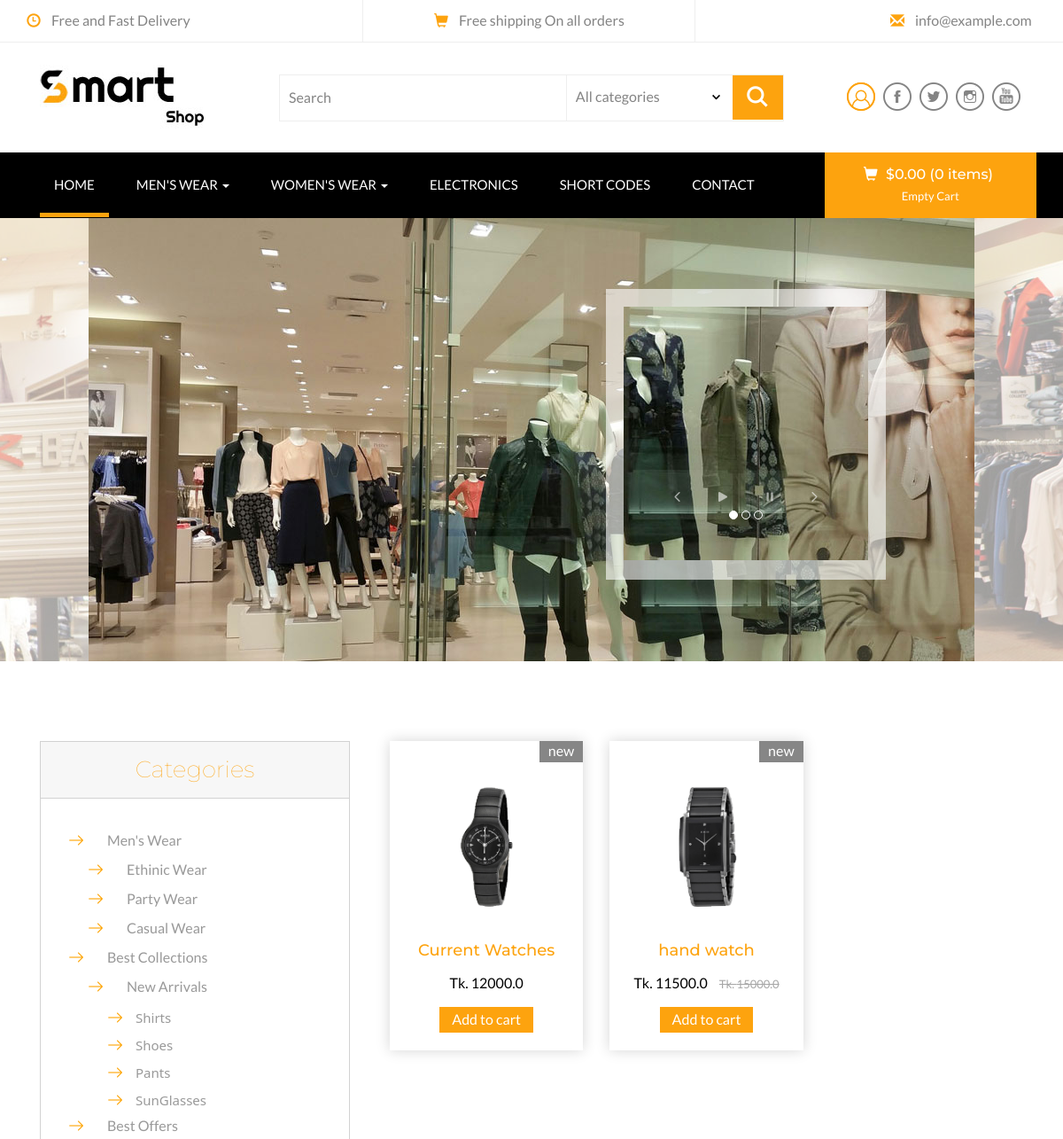
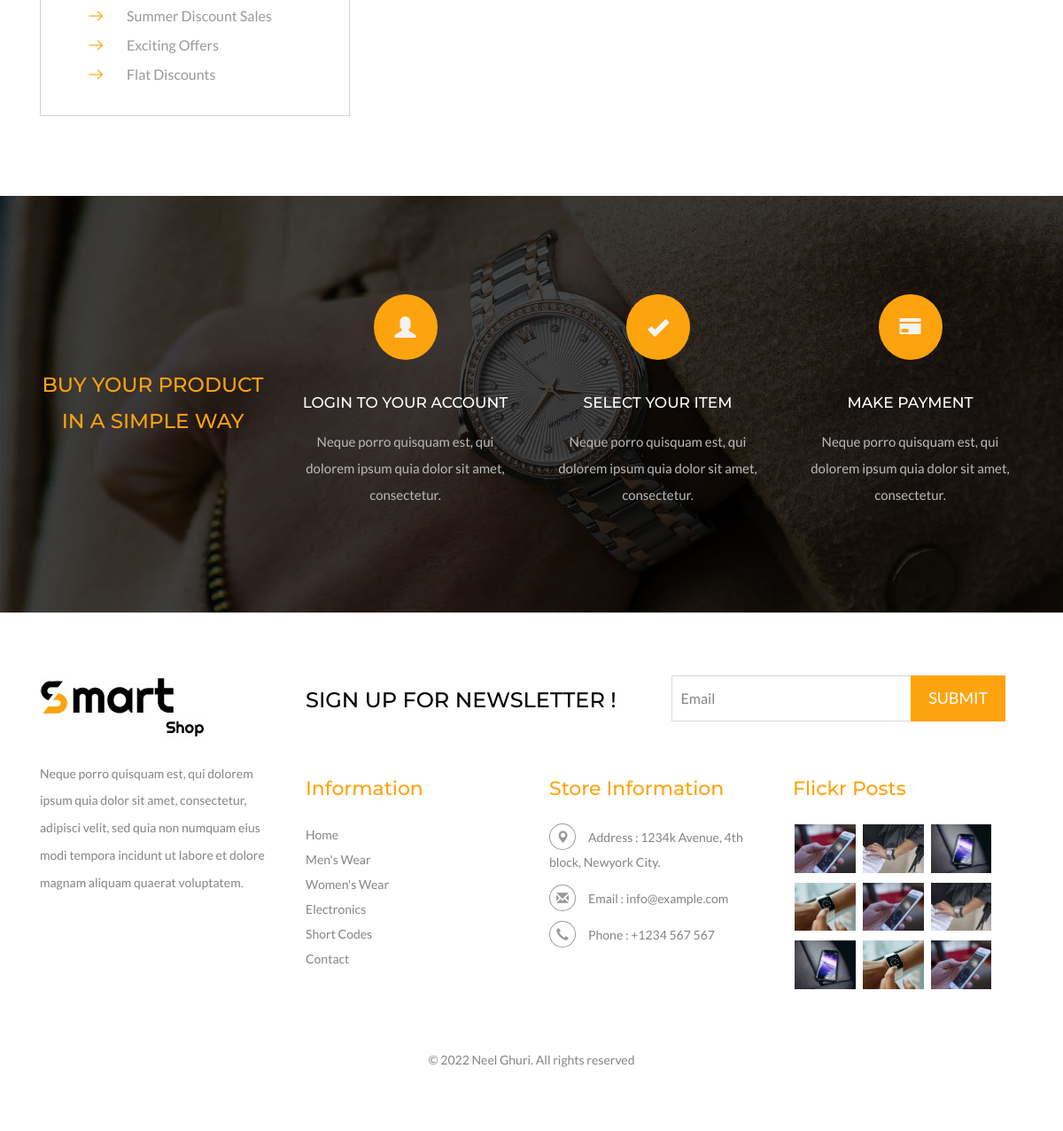
The page / on the database its author committed (2 pictures, top to bottom).
### store/models.py (models this page shows, shortened)
class Product(models.Model):
    name = models.CharField(max_length=250,blank=False,null=False)
    category=models.ForeignKey(Category, related_name="category", on_delete=models.CASCADE)
    preview_desc = models.CharField(max_length=255,verbose_name="Sort decription")
    description = models.TextField(max_length=1000,verbose_name="Decription")
    images=models.ImageField(upload_to='products', blank=False,null=False)
    price = models.FloatField()
    old_price=models.FloatField(default=0.00,blank=True,null=True)
    is_stock=models.BooleanField(default=True)
    slug=models.SlugField(unique=True)
    createdate=models.DateTimeField(auto_now_add=True)
    class Meta:
        ordering=['-createdate']
    def get_product_url(self):
        return reverse('store:product-details', kwargs={'slug':self.slug})

### store/views.py (the view)
# urls.py: path('',views.ProductsList.as_view(),name='index'),
class ProductsList(ListView):
    model= Product
    template_name='frontend/index.html'
    context_object_name='products'

### templates/frontend/index.html (shortened to what this page needs)
{% extends 'base.html' %}
{% block main_cotents %}
<div class="banner-grid">
	<div id="visual">
		<div class="slide-visual">
			<ul class="slide-group">
				<li><img class="img-responsive" src="static/assets/images/ba1.jpg" alt="Dummy Image" /></li>
				<li><img class="img-responsive" src="static/assets/images/ba2.jpg" alt="Dummy Image" /></li>
				<li><img class="img-responsive" src="static/assets/images/ba3.jpg" alt="Dummy Image" /></li>
			</ul>
			<div class="script-wrap">
				<ul class="script-group">
					<li><div class="inner-script"><img class="img-responsive" src="static/assets/images/baa2.jpg" alt="Dummy Image" /></div></li>
				</ul>
				<div class="slide-controller">
					<a href="#" class="btn-prev"><img src="static/assets/images/btn_prev.png" alt="Prev Slide" /></a>
					<a href="#" class="btn-play"><img src="static/assets/images/btn_play.png" alt="Start Slide" /></a>
					<a href="#" class="btn-pause"><img src="static/assets/images/btn_pause.png" alt="Pause Slide" /></a>
					<a href="#" class="btn-next"><img src="static/assets/images/btn_next.png" alt="Next Slide" /></a>
				</div>
			</div>
		</div>
	</div>
</div>
<div class="men-wear">
	<div class="container">
		<div class="col-md-4 products-left">
			<div class="css-treeview">
				<h4>Categories</h4>
				<ul class="tree-list-pad">
					<li><input type="checkbox" checked="checked" id="item-0" /><label for="item-0">Men's Wear</label>
						<ul>
							<li><input type="checkbox" id="item-0-0" /><label for="item-0-0">Ethinic Wear</label>
							</li>
							<li><input type="checkbox"  id="item-0-1" /><label for="item-0-1">Party Wear</label>
							</li>
							<li><input type="checkbox"  id="item-0-2" /><label for="item-0-2">Casual Wear</label>
							</li>
						</ul>
					</li>
					<li><input type="checkbox" id="item-1" checked="checked" /><label for="item-1">Best Collections</label>
						<ul>
							<li><input type="checkbox" checked="checked" id="item-1-0" /><label for="item-1-0">New Arrivals</label>
								<ul>
									<li><a href="mens.html">Shirts</a></li>
									<li><a href="mens.html">Shoes</a></li>
									<li><a href="mens.html">Pants</a></li>
									<li><a href="mens.html">SunGlasses</a></li>
								</ul>
							</li>
						</ul>
					</li>
					<li><input type="checkbox" checked="checked" id="item-2" /><label for="item-2">Best Offers</label>
						<ul>
							<li><input type="checkbox"  id="item-2-0" /><label for="item-2-0">Summer Discount Sales</label>
							</li>
							<li><input type="checkbox" id="item-2-1" /><label for="item-2-1">Exciting Offers</label>
							</li>
							<li><input type="checkbox" id="item-2-2" /><label for="item-2-2">Flat Discounts</label>
							</li>
						</ul>
					</li>
				</ul>
			</div>
		</div>
		<div class="col-md-8 products-right" style="margin-top: -30px;">
			{% for product in products %}
			<div class="col-md-4 product-men yes-marg">
				<div class="men-pro-item simpleCart_shelfItem">
					<div class="men-thumb-item">
						<img src="{{product.images.url}}" alt="" class="pro-image-front">
							<span class="product-new-top">New</span>
					</div>
					<div class="item-info-product ">
						<h4><a href="{{product.get_product_url}}">{{product.name}}</a></h4>
						<div class="info-product-price" >
							<span class="item_price" style="font-size:16px">Tk. {{product.price}}</span>
							{% if product.old_price %}
							<del style="font-size:13px">Tk. {{product.old_price}}</del>
							{% endif %}
						</div>
						<a href="#" class="item_add single-item hvr-outline-out button2">Add to cart</a>
					</div>
				</div>
			</div>
			{% endfor %}
		</div>
		<div class="clearfix"></div>
	</div>
</div>
{% endblock %}

### templates/base.html (shortened to what this page needs)
<!DOCTYPE html>
<html>
<head>
{% load static %}
<link href="{% static 'assets/css/bootstrap.css' %}" rel="stylesheet" type="text/css" media="all" />
<link rel="stylesheet" href="{% static 'assets/css/flexslider.css' %}" type="text/css" media="screen" />
<link href="{% static 'assets/css/style.css' %}" rel="stylesheet" type="text/css" media="all" />
<link href="{% static '/css/pignose.layerslider.css' %}" rel="stylesheet" type="text/css' %}" media="all" />
</head>
<body>
<div class="header">
	<div class="container">
		<ul>
			<li><span class="glyphicon glyphicon-time" aria-hidden="true"></span>Free and Fast Delivery</li>
			<li><span class="glyphicon glyphicon-shopping-cart" aria-hidden="true"></span>Free shipping On all orders</li>
			<li><span class="glyphicon glyphicon-envelope" aria-hidden="true"></span><a href="mailto:info@example.com">info@example.com</a></li>
		</ul>
	</div>
</div>
<div class="header-bot">
	<div class="container">
		<div class="col-md-3 header-left">
			<h1><a href="index.html"><img src="{% static 'assets/images/logo3.jpg' %}"></a></h1>
		</div>
		<div class="col-md-6 header-middle">
			<form>
				<div class="search">
					<input type="search" value="Search" onfocus="this.value = '';" onblur="if (this.value == '') {this.value = 'Search';}" required="">
				</div>
				<div class="section_room">
					<select id="country" onchange="change_country(this.value)" class="frm-field required">
						<option value="null">All categories</option>
					</select>
				</div>
				<div class="sear-sub">
					<input type="submit" value=" ">
				</div>
			</form>
		</div>
		<div class="col-md-3 header-right footer-bottom">
			<ul>
				<li><a href="#" class="use1" data-toggle="modal" data-target="#myModal4"><span>Login</span></a>
				</li>
				<li><a class="fb" href="#"></a></li>
				<li><a class="twi" href="#"></a></li>
				<li><a class="insta" href="#"></a></li>
				<li><a class="you" href="#"></a></li>
			</ul>
		</div>
	</div>
</div>
<div class="ban-top">
	<div class="container">
		<div class="top_nav_left">
			<nav class="navbar navbar-default">
			  <div class="container-fluid">
				<div class="collapse navbar-collapse menu--shylock" id="bs-example-navbar-collapse-1">
				  <ul class="nav navbar-nav menu__list">
					<li class="active menu__item menu__item--current"><a class="menu__link" href="index.html">Home <span class="sr-only">(current)</span></a></li>
					<li class="dropdown menu__item">
						<a href="#" class="dropdown-toggle menu__link" data-toggle="dropdown" role="button" aria-haspopup="true" aria-expanded="false">men's wear <span class="caret"></span></a>
					</li>
					<li class="dropdown menu__item">
						<a href="#" class="dropdown-toggle menu__link" data-toggle="dropdown" role="button" aria-haspopup="true" aria-expanded="false">women's wear <span class="caret"></span></a>
					</li>
					<li class=" menu__item"><a class="menu__link" href="electronics.html">Electronics</a></li>
					<li class=" menu__item"><a class="menu__link" href="codes.html">Short Codes</a></li>
					<li class=" menu__item"><a class="menu__link" href="contact.html">contact</a></li>
				  </ul>
				</div>
			  </div>
			</nav>
		</div>
		<div class="top_nav_right">
			<div class="cart box_1">
						<a href="checkout.html">
							<h3> <div class="total">
								<i class="glyphicon glyphicon-shopping-cart" aria-hidden="true"></i>
								<span class="simpleCart_total"></span> (<span id="simpleCart_quantity" class="simpleCart_quantity"></span> items)</div>
							</h3>
						</a>
						<p><a href="javascript:;" class="simpleCart_empty">Empty Cart</a></p>
			</div>
		</div>
		<div class="clearfix"></div>
	</div>
</div>
{% block main_cotents %} {% endblock main_cotents %}
<div classs="coupons" style="background:url('{% static "assets/images/coupons.jpg"%}') no-repeat center;background-size:cover;min-height: 470px;padding-top:110px;">
	<div class="container">
		<div class="coupons-grids text-center">
			<div class="col-md-3 coupons-gd">
				<h3>Buy your product in a simple way</h3>
			</div>
			<div class="col-md-3 coupons-gd">
				<span class="glyphicon glyphicon-user" aria-hidden="true"></span>
				<h4>LOGIN TO YOUR ACCOUNT</h4>
				<p>Neque porro quisquam est, qui dolorem ipsum quia dolor
			sit amet, consectetur.</p>
			</div>
			<div class="col-md-3 coupons-gd">
				<span class="glyphicon glyphicon-ok" aria-hidden="true"></span>
				<h4>SELECT YOUR ITEM</h4>
				<p>Neque porro quisquam est, qui dolorem ipsum quia dolor
			sit amet, consectetur.</p>
			</div>
			<div class="col-md-3 coupons-gd">
				<span class="glyphicon glyphicon-credit-card" aria-hidden="true"></span>
				<h4>MAKE PAYMENT</h4>
				<p>Neque porro quisquam est, qui dolorem ipsum quia dolor
			sit amet, consectetur.</p>
			</div>
			<div class="clearfix"> </div>
		</div>
	</div>
</div>
<div class="footer">
	<div class="container">
		<div class="col-md-3 footer-left">
			<h2><a href="index.html"><img src="{% static 'assets/images/logo3.jpg' %}" alt=" " /></a></h2>
			<p>Neque porro quisquam est, qui dolorem ipsum quia dolor
			sit amet, consectetur, adipisci velit, sed quia non
			numquam eius modi tempora incidunt ut labore
			et dolore magnam aliquam quaerat voluptatem.</p>
		</div>
		<div class="col-md-9 footer-right">
			<div class="col-sm-6 newsleft">
				<h3>SIGN UP FOR NEWSLETTER !</h3>
			</div>
			<div class="col-sm-6 newsright">
				<form>
					<input type="text" value="Email" onfocus="this.value = '';" onblur="if (this.value == '') {this.value = 'Email';}" required="">
					<input type="submit" value="Submit">
				</form>
			</div>
			<div class="clearfix"></div>
			<div class="sign-grds">
				<div class="col-md-4 sign-gd">
					<h4>Information</h4>
					<ul>
						<li><a href="index.html">Home</a></li>
						<li><a href="mens.html">Men's Wear</a></li>
						<li><a href="womens.html">Women's Wear</a></li>
						<li><a href="electronics.html">Electronics</a></li>
						<li><a href="codes.html">Short Codes</a></li>
						<li><a href="contact.html">Contact</a></li>
					</ul>
				</div>
				<div class="col-md-4 sign-gd-two">
					<h4>Store Information</h4>
					<ul>
						<li><i class="glyphicon glyphicon-map-marker" aria-hidden="true"></i>Address : 1234k Avenue, 4th block, <span>Newyork City.</span></li>
						<li><i class="glyphicon glyphicon-envelope" aria-hidden="true"></i>Email : <a href="mailto:info@example.com">info@example.com</a></li>
						<li><i class="glyphicon glyphicon-earphone" aria-hidden="true"></i>Phone : +1234 567 567</li>
					</ul>
				</div>
				<div class="col-md-4 sign-gd flickr-post">
					<h4>Flickr Posts</h4>
					<ul>
						<li><a href="single.html"><img src="{% static 'assets/images/b15.jpg' %}" alt=" " class="img-responsive" /></a></li>
						<li><a href="single.html"><img src="{% static 'assets/images/b16.jpg' %}" alt=" " class="img-responsive" /></a></li>
						<li><a href="single.html"><img src="{% static 'assets/images/b17.jpg' %}" alt=" " class="img-responsive" /></a></li>
						<li><a href="single.html"><img src="{% static 'assets/images/b18.jpg' %}" alt=" " class="img-responsive" /></a></li>
						<li><a href="single.html"><img src="{% static 'assets/images/b15.jpg' %}" alt=" " class="img-responsive" /></a></li>
						<li><a href="single.html"><img src="{% static 'assets/images/b16.jpg' %}" alt=" " class="img-responsive" /></a></li>
						<li><a href="single.html"><img src="{% static 'assets/images/b17.jpg' %}" alt=" " class="img-responsive" /></a></li>
						<li><a href="single.html"><img src="{% static 'assets/images/b18.jpg' %}" alt=" " class="img-responsive" /></a></li>
						<li><a href="single.html"><img src="{% static 'assets/images/b15.jpg' %}" alt=" " class="img-responsive" /></a></li>
					</ul>
				</div>
				<div class="clearfix"></div>
			</div>
		</div>
		<div class="clearfix"></div>
		<p class="copy-right">&copy 2022 Neel Ghuri. All rights reserved</p>
	</div>
</div>
</body>
</html>

### templates/frontend/index.html (style rules this page uses)
.pignose-layerslider { display: block; width: 100%; margin: 0 auto; overflow: hidden; }
.pignose-layerslider, .pignose-layerslider * { box-sizing: content-box; -o-box-sizing: content-box; -moz-box-sizing: content-box; -webkit-box-sizing: content-box; }
.pignose-layerslider .slide-visual { width: 1000px; height: 500px; margin: 0 auto; position: relative; }
.pignose-layerslider .slide-visual .slide-group { margin: 0; padding: 0; list-style: none; }
.pignose-layerslider .slide-visual .script-wrap { width: 276px; height: 288px; padding: 20px; position: absolute; top: 80px; right: 100px; }
.pignose-layerslider .slide-visual .script-wrap .slide-controller { position: absolute; left: 0; bottom: 84px; width: 100%; text-align: center; z-index: 60; }
.pignose-layerslider .slide-visual .script-wrap .slide-controller a { display: inline-block; margin: 0 20px; opacity: .6; filter: alpha(opacity=60); -ms-filter: alpha(opacity=60); -moz-transition: opacity .3s ease; -webkit-transition: opacity .3s ease; -o-transition: opacity .3s ease; transition: opacity .3s ease; }
.pignose-layerslider .slide-visual .script-wrap .script-group { margin: 0; padding: 0; position: relative; list-style: none; z-index: 50; overflow: hidden; }
.pignose-layerslider .slide-visual .script-wrap .script-group li { float: left; }

### rows shown on the page
Product: images (picture), name "Current Watches", price "12000.0"
Product: images (picture), name "hand watch", price "11500.0", old_price "15000.0"
